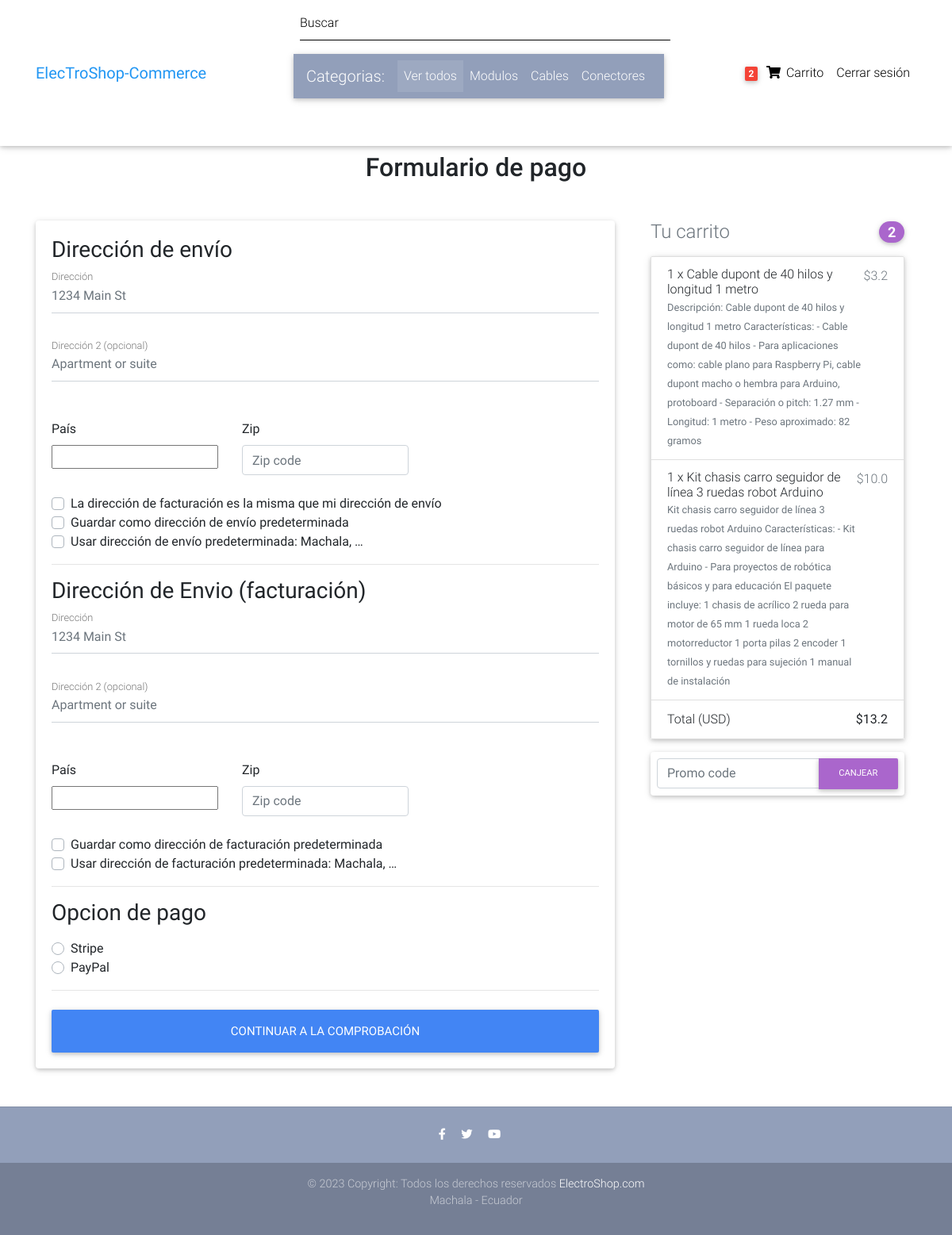
Screenshot of /checkout/ (signed in) with the database file from the repository.
### core/models.py (models this page shows, shortened)
class Order(models.Model):
    user = models.ForeignKey(settings.AUTH_USER_MODEL,
                             on_delete=models.CASCADE)
    ref_code = models.CharField(max_length=20, blank=True, null=True)
    items = models.ManyToManyField(OrderItem)
    start_date = models.DateTimeField(auto_now_add=True)
    ordered_date = models.DateTimeField()
    ordered = models.BooleanField(default=False)
    shipping_address = models.ForeignKey(
        'Address', related_name='shipping_address', on_delete=models.SET_NULL, blank=True, null=True)
    billing_address = models.ForeignKey(
        'Address', related_name='billing_address', on_delete=models.SET_NULL, blank=True, null=True)
    payment = models.ForeignKey(
        'Payment', on_delete=models.SET_NULL, blank=True, null=True)
    coupon = models.ForeignKey(
        'Coupon', on_delete=models.SET_NULL, blank=True, null=True)
    being_delivered = models.BooleanField(default=False)
    received = models.BooleanField(default=False)
    refund_requested = models.BooleanField(default=False)
    refund_granted = models.BooleanField(default=False)
    '''
    1. Item added to cart
    2. Adding a billing address
    (Failed checkout)
    3. Payment
    (Preprocessing, processing, packaging etc.)
    4. Being delivered
    5. Received
    6. Refunds
    '''
    def get_total(self):
        total = 0
        for order_item in self.items.all():
            total += order_item.get_final_price()
        if self.coupon:
            total -= self.coupon.amount
        return total

class Address(models.Model):
    user = models.ForeignKey(settings.AUTH_USER_MODEL,
                             on_delete=models.CASCADE)
    street_address = models.CharField(max_length=100)
    apartment_address = models.CharField(max_length=100)
    country = CountryField(multiple=False)
    zip = models.CharField(max_length=100)
    address_type = models.CharField(max_length=1, choices=ADDRESS_CHOICES)
    default = models.BooleanField(default=False)
    class Meta:
        verbose_name_plural = 'Addresses'

class OrderItem(models.Model):
    user = models.ForeignKey(settings.AUTH_USER_MODEL,
                             on_delete=models.CASCADE)
    ordered = models.BooleanField(default=False)
    item = models.ForeignKey(Item, on_delete=models.CASCADE)
    quantity = models.IntegerField(default=1)
    def get_total_item_price(self):
        return self.quantity * self.item.price
    def get_total_discount_item_price(self):
        return self.quantity * self.item.discount_price
    def get_final_price(self):
        if self.item.discount_price:
            return self.get_total_discount_item_price()
        return self.get_total_item_price()

class Item(models.Model):
    title = models.CharField(max_length=100)
    price = models.FloatField()
    discount_price = models.FloatField(blank=True, null=True)
    category = models.CharField(choices=CATEGORY_CHOICES, max_length=2)
    label = models.CharField(choices=LABEL_CHOICES, max_length=1)
    slug = models.SlugField()
    description = models.TextField()
    image = models.ImageField()

### core/views.py (the view, shortened to what this page needs)
# urls.py: path('checkout/', CheckoutView.as_view(), name='checkout'),
class CheckoutView(View):
    def get(self, *args, **kwargs):
        try:
            order = Order.objects.get(user=self.request.user, ordered=False)
            form = CheckoutForm()
            context = {
                'form': form,
                'couponform': CouponForm(),
                'order': order,
                'DISPLAY_COUPON_FORM': True
            }
            shipping_address_qs = Address.objects.filter(
                user=self.request.user,
                address_type='S',
                default=True
            )
            if shipping_address_qs.exists():
                context.update(
                    {'default_shipping_address': shipping_address_qs[0]})
            billing_address_qs = Address.objects.filter(
                user=self.request.user,
                address_type='B',
                default=True
            )
            if billing_address_qs.exists():
                context.update(
                    {'default_billing_address': billing_address_qs[0]})
            return render(self.request, "checkout.html", context)
        except ObjectDoesNotExist:
            messages.info(self.request, "You do not have an active order")
            return redirect("core:checkout")

### core/forms.py
class CheckoutForm(forms.Form):
    shipping_address = forms.CharField(required=False)
    shipping_address2 = forms.CharField(required=False)
    shipping_country = CountryField(blank_label='(select country)').formfield(
        required=False,
        widget=CountrySelectWidget(attrs={
            'class': 'custom-select d-block w-100',
        }))
    shipping_zip = forms.CharField(required=False)
    billing_address = forms.CharField(required=False)
    billing_address2 = forms.CharField(required=False)
    billing_country = CountryField(blank_label='(select country)').formfield(
        required=False,
        widget=CountrySelectWidget(attrs={
            'class': 'custom-select d-block w-100',
        }))
    billing_zip = forms.CharField(required=False)
    same_billing_address = forms.BooleanField(required=False)
    set_default_shipping = forms.BooleanField(required=False)
    use_default_shipping = forms.BooleanField(required=False)
    set_default_billing = forms.BooleanField(required=False)
    use_default_billing = forms.BooleanField(required=False)
    payment_option = forms.ChoiceField(
        widget=forms.RadioSelect, choices=PAYMENT_CHOICES)

class CouponForm(forms.Form):
    code = forms.CharField(widget=forms.TextInput(attrs={
        'class': 'form-control',
        'placeholder': 'Promo code',
        'aria-label': 'Recipient\'s username',
        'aria-describedby': 'basic-addon2'
    }))

### core/templatetags/cart_template_tags.py (called while the page is built)
@register.filter
def cart_item_count(user):
    if user.is_authenticated:
        qs = Order.objects.filter(user=user, ordered=False)
        if qs.exists():
            return qs[0].items.count()
    return 0

### templates/checkout.html (shortened to what this page needs)
{% extends "base.html" %}
{% load crispy_forms_tags %}
{% block content %}
  <main >
    <div class="container wow fadeIn">
      <h2 class="my-5 h2 text-center">Formulario de pago</h2>
      <div class="row">
        <div class="col-md-8 mb-4">
          <div class="card">
            <form method="POST" class="card-body">
              <h3>Dirección de envío</h3>
              <div class='hideable_shipping_form'>
                <div class="md-form mb-5">
                  <input type='text' placeholder='1234 Main St' id='shipping_address' name='shipping_address' class='form-control' />
                  <label for="shipping_address" class="">Dirección</label>
                </div>
                <div class="md-form mb-5">
                  <input type='text' placeholder='Apartment or suite' id='shipping_address2' name='shipping_address2' class='form-control' />
                  <label for="shipping_address2" class="">Dirección 2 (opcional)</label>
                </div>
                <div class="row">
                  <div class="col-lg-4 col-md-12 mb-4">
                    <label for="country">País</label>
                    {{ form.shipping_country }}
                  </div>
                  <div class="col-lg-4 col-md-6 mb-4">
                    <label for="shipping_zip">Zip</label>
                    <input type='text' placeholder='Zip code' id='shipping_zip' name='shipping_zip' class='form-control' />
                  </div>
                </div>
                <div class="custom-control custom-checkbox">
                  <label class="custom-control-label" for="same_billing_address">La dirección de facturación es la misma que mi dirección de envío</label>
                </div>
                <div class="custom-control custom-checkbox">
                  <label class="custom-control-label" for="set_default_shipping">Guardar como dirección de envío predeterminada</label>
                </div>
              </div>
              {% if default_shipping_address %}
              <div class="custom-control custom-checkbox">
                <label class="custom-control-label" for="use_default_shipping">Usar dirección de envío predeterminada: {{ default_shipping_address.street_address|truncatechars:10 }}</label>
              </div>
              {% endif %}
              <hr>
              <h3>Dirección de Envio (facturación) </h3>
              <div class='hideable_billing_form'>
                <div class="md-form mb-5">
                  <input type='text' placeholder='1234 Main St' id='billing_address' name='billing_address' class='form-control' />
                  <label for="billing_address" class="">Dirección</label>
                </div>
                <div class="md-form mb-5">
                  <input type='text' placeholder='Apartment or suite' id='billing_address2' name='billing_address2' class='form-control' />
                  <label for="billing_address2" class="">Dirección 2 (opcional)</label>
                </div>
                <div class="row">
                  <div class="col-lg-4 col-md-12 mb-4">
                    <label for="country">País</label>
                    {{ form.billing_country }}
                  </div>
                  <div class="col-lg-4 col-md-6 mb-4">
                    <label for="billing_zip">Zip</label>
                    <input type='text' placeholder='Zip code' id='billing_zip' name='billing_zip' class='form-control' />
                  </div>
                </div>
                <div class="custom-control custom-checkbox">
                  <label class="custom-control-label" for="set_default_billing">Guardar como dirección de facturación predeterminada</label>
                </div>
              </div>
              {% if default_billing_address %}
              <div class="custom-control custom-checkbox">
                <label class="custom-control-label" for="use_default_billing">Usar dirección de facturación predeterminada: {{ default_billing_address.street_address|truncatechars:10 }}</label>
              </div>
              {% endif %}
              <hr>
              <h3>Opcion de pago</h3>
              <div class="d-block my-3">
                {% for value, name in form.fields.payment_option.choices %}
                <div class="custom-control custom-radio">
                  <label class="custom-control-label" for="{{ name }}">{{ name }}</label>
                </div>
                {% endfor %}
              </div>
              <hr class="mb-4">
              <button class="btn btn-primary btn-lg btn-block" type="submit">Continuar a la comprobación</button>
            </form>
          </div>
        </div>
        <div class="col-md-4 mb-4">
          {% include "order_snippet.html" %}
        </div>
      </div>
    </div>
  </main>
{% endblock content %}

### templates/navbar.html (shortened to what this page needs)
{% load cart_template_tags %}
<nav class="navbar fixed-top navbar-expand-lg navbar-light white scrolling-navbar">
    <div class="container">
      <a class="navbar-brand waves-effect" href="/">
        <strong class="blue-text">ElecTroShop-Commerce</strong>
      </a>
      <div style="position: relative; justify-content: right;">
        <div style="position: relative; top: 0; right: 0;">
          <form class="form-inline">
            <div class="md-form my-0 w-100">
              <input class="form-control mr-sm-2 w-100" type="text" placeholder="Buscar" aria-label="Search">
            </div>
          </form>
        </div>
      <nav class="navbar navbar-expand-lg navbar-dark mdb-color lighten-3 mt-3 mb-5 mx-auto">
        <span class="navbar-brand">Categorias:</span>
        <div class="collapse navbar-collapse" id="basicExampleNav">
          <ul class="navbar-nav mr-auto">
            <li class="nav-item active">
              <a class="nav-link" href="/">Ver todos
              </a>
            </li>
            <li class="nav-item">
              <a class="nav-link" href="/modulos/">Modulos</a>
            </li>
            <li class="nav-item">
              <a class="nav-link" href="/cables/">Cables</a>
            </li>
            <li class="nav-item">
              <a class="nav-link" href="/conectores/">Conectores</a>
            </li>
          </ul>
        </div>
      </nav>
      </div>
      <div class="collapse navbar-collapse" id="navbarSupportedContent" style="justify-content: right; flex-grow:0">
        <ul class="navbar-nav nav-flex-icons ">
          {% if request.user.is_authenticated %}
          <li class="nav-item">
            <a href="{% url 'core:order-summary' %}" class="nav-link waves-effect">
              <span class="badge red z-depth-1 mr-1"> {{ request.user|cart_item_count }} </span>
              <i class="fas fa-shopping-cart"></i>
              <span class="clearfix d-none d-sm-inline-block"> Carrito </span>
            </a>
          </li>
          <li class="nav-item">
            <a class="nav-link waves-effect" href="{% url 'account_logout' %}">
              <span class="clearfix d-none d-sm-inline-block"> Cerrar sesión </span>
            </a>
          </li>
          {% endif %}
        </ul>
      </div>
    </div>
  </nav>

### templates/order_snippet.html (shortened to what this page needs)
<div class="col-md-12 mb-4">
    <h4 class="d-flex justify-content-between align-items-center mb-3">
    <span class="text-muted">Tu carrito</span>
    <span class="badge badge-secondary badge-pill">{{ order.items.count }}</span>
    </h4>
    <ul class="list-group mb-3 z-depth-1">
    {% for order_item in order.items.all %}
    <li class="list-group-item d-flex justify-content-between lh-condensed">
        <div>
        <h6 class="my-0">{{ order_item.quantity }} x {{ order_item.item.title}}</h6>
        <small class="text-muted">{{ order_item.item.description}}</small>
        </div>
        <span class="text-muted">${{ order_item.get_final_price }}</span>
    </li>
    {% endfor %}
    <li class="list-group-item d-flex justify-content-between">
        <span>Total (USD)</span>
        <strong>${{ order.get_total }}</strong>
    </li>
    </ul>
    {% if DISPLAY_COUPON_FORM %}
    <form class="card p-2" action="{% url 'core:add-coupon' %}" method="POST">
        <div class="input-group">
            {{ couponform.code }}
            <div class="input-group-append">
            <button class="btn btn-secondary btn-md waves-effect m-0" type="submit">Canjear</button>
            </div>
        </div>
    </form>
    {% endif %}
</div>

### templates/base.html (style rules this page uses)
html, body, header, .carousel { height: 60vh; }

### rows the page displays
Address: street_address "Machala, …"
Address: street_address "Machala, …"
Order: items.count "2", get_total "13.2"
OrderItem: quantity "1", item "Cable dupont de 40 hilos y longitud 1 metro", item.description "Descripción: Cable dupont de 40 hilos y longitud 1 metro Características: - Cable dupont de 40 hilos - Para aplicaciones como: cable plano para Raspberry Pi, cable dupont macho o hembra para Arduino, protoboard - Separación o pitch: 1.27 mm - Longitud: 1 metro - Peso aproximado: 82 gramos", get_final_price "3.2"
OrderItem: quantity "1", item "Kit chasis carro seguidor de línea 3 ruedas robot Arduino", item.description "Kit chasis carro seguidor de línea 3 ruedas robot Arduino Características: - Kit chasis carro seguidor de línea para Arduino - Para proyectos de robótica básicos y para educación El paquete incluye: 1 chasis de acrílico 2 rueda para motor de 65 mm 1 rueda loca 2 motorreductor 1 porta pilas 2 encoder 1 tornillos y ruedas para sujeción 1 manual de instalación", get_final_price "10.0"

### other values shown
{{ request.user|cart_item_count }} "2"
{{ name }} "Stripe" "PayPal"
